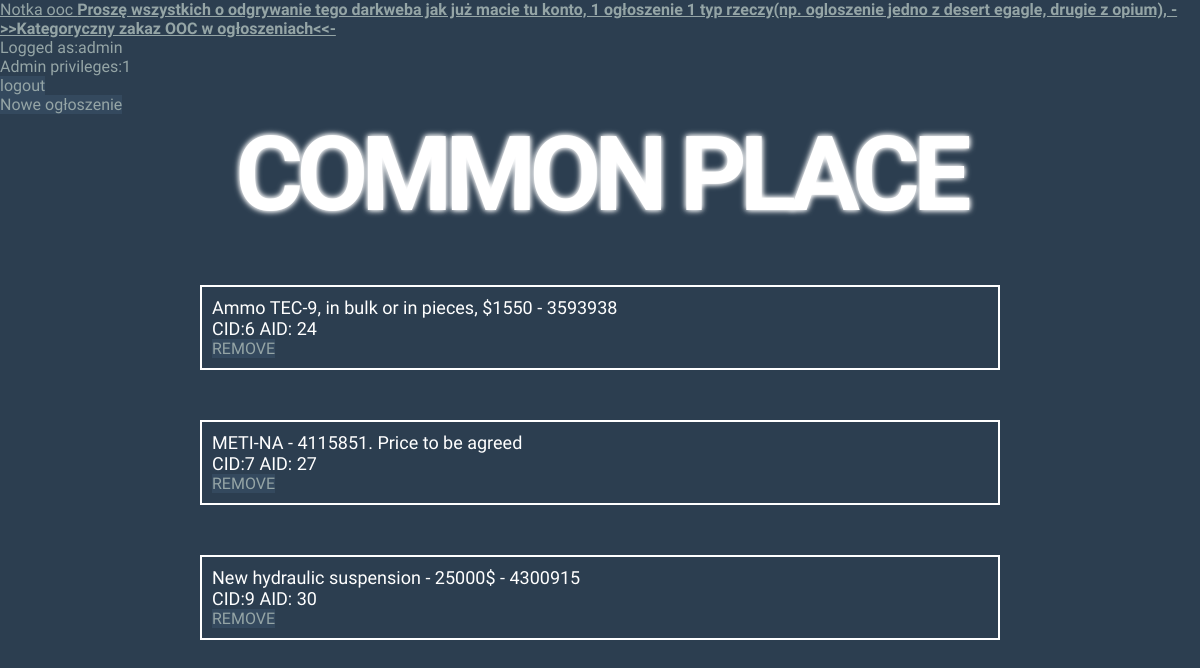
Page /marketplace.php (signed in) on the committed database.
### tables this page shows
CREATE TABLE `articles` (
  `articleid` int NOT NULL,
  `creatorid` int NOT NULL,
  `content` varchar(255) NOT NULL,
  `timestamp` timestamp NOT NULL DEFAULT CURRENT_TIMESTAMP
);

### marketplace.php (the view, shortened to what this page needs)
<html>
    <head>
        <link href="style.css" rel="stylesheet">
    </head>
    <body>
        <div id="notka" onmouseover="show(this)" onmouseout="hide(this)">Notka ooc
            <span class="show">Proszę wszystkich o odgrywanie tego darkweba jak już macie tu konto, 1 ogłoszenie 1 typ rzeczy(np. ogloszenie jedno z desert egagle, drugie z opium), ->>Kategoryczny zakaz OOC w ogłoszeniach<<- </span>
        </div>
        <?php
            echo("Logged as:".$_SESSION['login']."</br>Admin privileges:".$_SESSION['isadmin']);
            echo("<form action='logout.php' method='post'> <input type='submit' class='logout' type='submit'value='logout'/></form>");
        ?>
            <a class="logout" href="newarticle.php">Nowe ogłoszenie</a>
            <h3>common place</h3>
        <?php
            require_once "db.php";
            $connection = @new mysqli($host,$dbuser,$dbpassword,$dbname);
            if($connection->connect_errno!=0)
            {
                echo "Coś poszło nie tak z łączeniem. Kod błędu:".$connection->connect_errno;
                echo "error:".$mysqli->connect_error;
            }
            else
            {
                $result = $connection->query("SELECT * FROM articles");
                if($result){
                    $article = $result->fetch_assoc();
                    while($article){
                        $article['content'] = strip_tags($article['content']);
                        $articleuid = $article['creatorid'];
                        $articleid = $article['articleid'];
                        if($_SESSION['isadmin']||$_SESSION['userid']==$articleuid){
                            echo "<div class='articleholder'>".$article['content']."</br>CID:$articleuid AID: $articleid";
                            echo "<form action='remove.php' method='post'> <input type='hidden' value='$articleid' name='toremove'> <input type='submit' class='logout' type='submit' value='REMOVE'/></form>";
                            echo "</div>";
                        }
                        else{
                            echo "<div class='articleholder'>".$article['content']."</div>";
                        }
                        $article = $result->fetch_assoc();
                    }
                }
                else{
                    echo("Coś poszło nie tak.");
                }
            }
        ?>
    </body>
</html>

### style.css (style rules this page uses)
* { margin: 0; padding: 0; }
body { max-width: 100vw; min-height: 100vh; background-color:#2c3e50; color: #95a5a6; font-family: 'Inconsolata', monospace; }
input,input:active { color: white; }
#notka { text-decoration: underline; }
.articleholder { font-size: large; border: solid white 2px; height:fit-content; color: white; padding:10px ; margin:50px 200px; }
.show { display:none; font-weight:600; }
.logout { background-color: #34495e; text-decoration: none; border:none; font-size: medium; text-align: center; text-decoration: none; color: #95a5a6; font-family: 'Inconsolata', monospace; }
h3 { text-align: center; font-size: 6.5em; color: #fff; letter-spacing: -7px; font-weight: 700; text-transform: uppercase; animation: blur 1s ease-out infinite; text-shadow: 0px 0px 5px #fff, 0px 0px 7px #fff; }

### rows in the picture
articles: content "Ammo TEC-9, in bulk or in pieces, $1550 - 3593938", creatorid "6", articleid "24"
articles: content "METI-NA - 4115851. Price to be agreed", creatorid "7", articleid "27"
articles: content "New hydraulic suspension - 25000$ - 4300915", creatorid "9", articleid "30"

### other values in the picture
$_SESSION['login'] "admin"
$_SESSION['isadmin'] "1"
